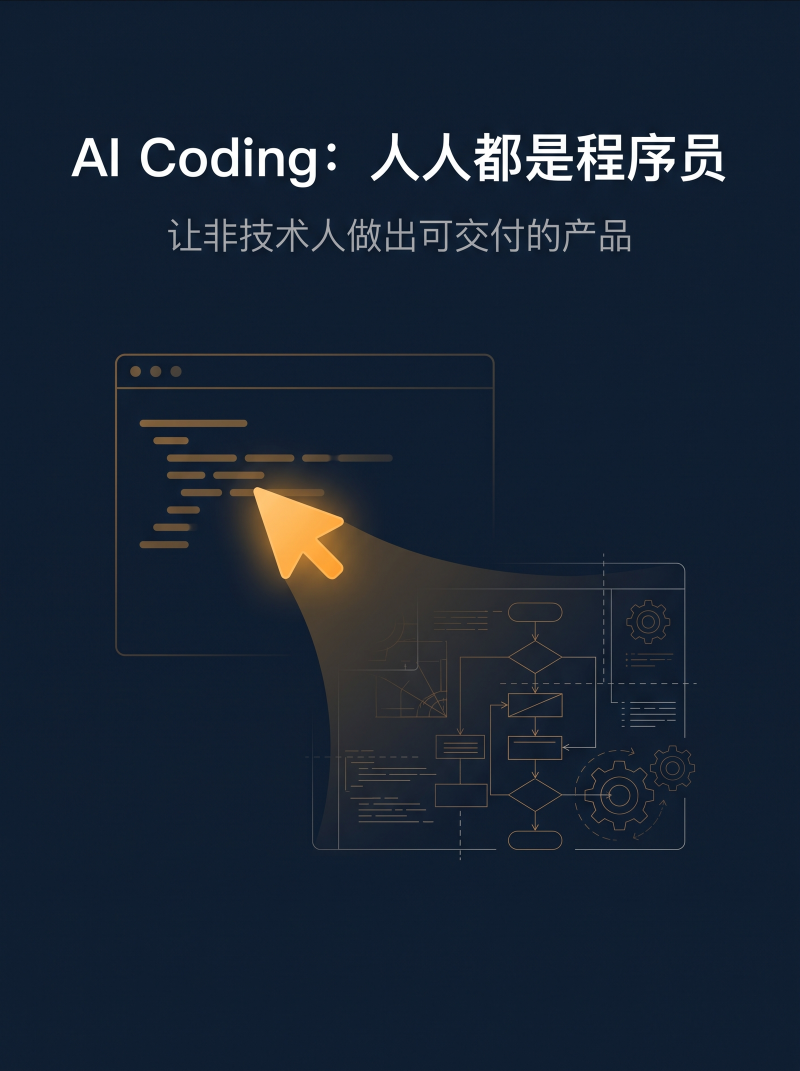
#> input picture ai-coding/promotion/cover.png, 1600 x 2142 px, found by its file name (shown at 1/2 size)
$ python gen_covers.py
#> lines starting #> are read from the running program, lines starting #| are printed output that depends on the picture
#> in gen_one, im is the input picture: PIL image 1600x2142 RGB; mean R, G, B 23.7, 36.1, 52
#!/usr/bin/env python3
"""
多平台封面生成器。

输入:每本书的 `promotion/cover.png`(主源,1792×2400 / 1200×1800)
输出:5 个平台尺寸的 JPG 封面 + 1 个 PNG 高保真版本

策略:
  - 中心裁剪(center-crop):源图按目标比例裁掉多余部分,然后 resize
    → 适合 KDP / Apple Books 这类"封面必须填满整图"的平台
  - 长边填充(long-side-fit + pad):保持原图全部内容,白边填充
    → 适合 微信读书 / 豆瓣 这类"可接受白边"的平台
  - 默认 KDP/Apple 用 center-crop;微信/豆瓣/通用 用 long-side-fit

输出目录:`<book>/promotion/cover_<platform>.{jpg,png}`

依赖:Pillow (pip install pillow)
"""
from __future__ import annotations

import os
from pathlib import Path
from typing import Tuple

from PIL import Image

ROOT = Path("/Users/shike/Desktop/code/books")

# 平台规格:(平台名, 宽 W, 高 H, 策略, 格式)
PLATFORMS = [
    ("kdp", 1600, 2560, "crop", "jpg"),       # KDP Kindle (1:1.6)
    ("apple", 1400, 1873, "crop", "jpg"),     # Apple Books (1:1.34)
    ("wechat", 600, 800, "fit", "jpg"),       # 微信读书 (3:4)
    ("douban", 600, 800, "fit", "jpg"),       # 豆瓣阅读 (3:4)
    ("web", 800, 1200, "fit", "png"),         # 通用 web (2:3, PNG 无损)
]

BOOKS = ["ai-coding", "fde", "workbuddy"]


def center_crop_to_ratio(im: Image.Image, target_w: int, target_h: int) -> Image.Image:
    """按目标比例中心裁剪,然后 resize 到精确尺寸。"""
#> called with target_w = 1600, target_h = 2560
    src_w, src_h = im.size
#> src_w = 1600; src_h = 2142
    target_ratio = target_h / target_w
    src_ratio = src_h / src_w
#> src_ratio = 1.34

    if src_ratio > target_ratio:
        # 源图更"瘦高",按宽度裁 → 裁掉上下
        new_w = src_w
        new_h = int(src_w * target_ratio)
        top = (src_h - new_h) // 2
        im = im.crop((0, top, src_w, top + new_h))
    else:
        # 源图更"宽矮",按高度裁 → 裁掉左右
        new_h = src_h
#> new_h = 2142
        new_w = int(src_h / target_ratio)
#> new_w = 1338
        left = (src_w - new_w) // 2
#> left = 131
        im = im.crop((left, 0, left + new_w, src_h))
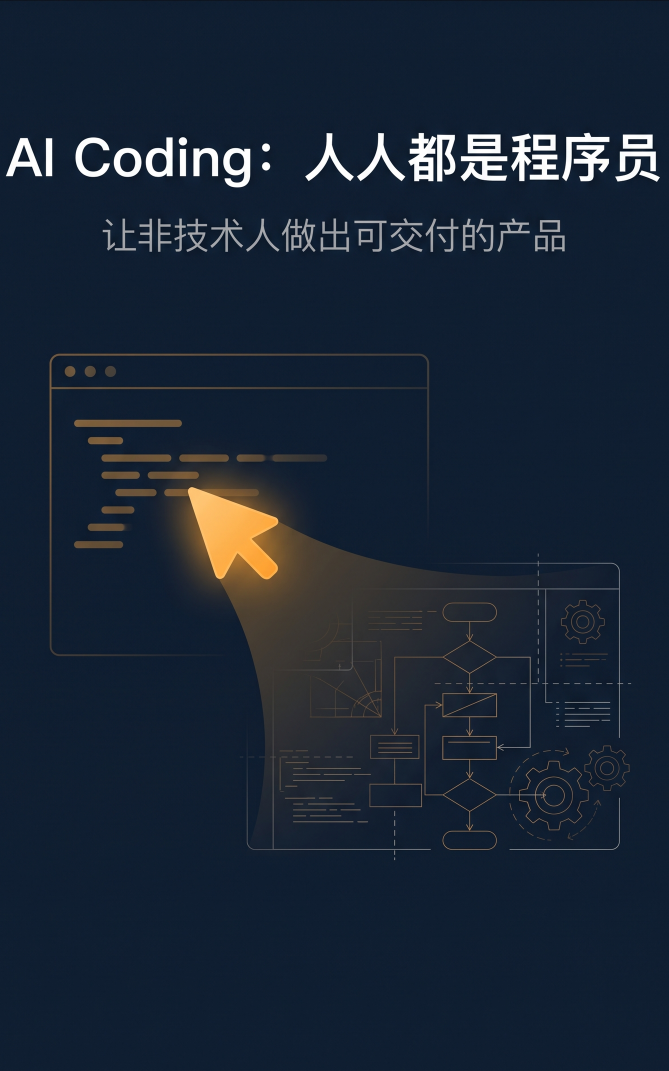
#> im: PIL image 1338x2142 RGB (shown at 1/2 size); mean R, G, B 25.4, 37.3, 52.7

    return im.resize((target_w, target_h), Image.LANCZOS)


def fit_with_pad(im: Image.Image, target_w: int, target_h: int, pad_color=(255, 255, 255)) -> Image.Image:
    """长边缩放,白边填充到精确尺寸。保留全部内容。"""
    src_w, src_h = im.size
    target_ratio = target_h / target_w
    src_ratio = src_h / src_w

    if src_ratio > target_ratio:
        # 源图更瘦高 → 按宽度缩放
        new_w = target_w
        new_h = int(target_w * src_ratio)
    else:
        # 源图更宽矮 → 按高度缩放
        new_h = target_h
        new_w = int(target_h / src_ratio)

    im_resized = im.resize((new_w, new_h), Image.LANCZOS)
    canvas = Image.new("RGB", (target_w, target_h), pad_color)
    canvas.paste(im_resized, ((target_w - new_w) // 2, (target_h - new_h) // 2))
    return canvas


def gen_one(book: str, platform: str, w: int, h: int, strategy: str, fmt: str) -> Tuple[Path, int]:
    src = ROOT / book / "promotion" / "cover.png"
    if not src.exists():
        raise FileNotFoundError(f"源文件不存在: {src}")

    im = Image.open(src).convert("RGB")

    if strategy == "crop":
        out_im = center_crop_to_ratio(im, w, h)
    elif strategy == "fit":
        out_im = fit_with_pad(im, w, h)
    else:
        raise ValueError(f"未知策略: {strategy}")

    ext = "jpg" if fmt == "jpg" else "png"
    out = ROOT / book / "promotion" / f"cover_{platform}.{ext}"

    save_kwargs = {}
    if fmt == "jpg":
        save_kwargs = {"quality": 95, "optimize": True, "progressive": True}

    out_im.save(out, **save_kwargs)
    return out, out.stat().st_size


def main():
    print("=" * 70)
    print(f"{'多平台封面生成器':^70}")
    print("=" * 70)

    total = 0
    for book in BOOKS:
        print(f"\n📚 {book}")
        for platform, w, h, strategy, fmt in PLATFORMS:
            try:
                out, size = gen_one(book, platform, w, h, strategy, fmt)
                size_kb = round(size / 1024, 1)
                strategy_zh = "中心裁剪" if strategy == "crop" else "长边填充"
                print(f"   ✅ {platform:<8} {w}×{h:<5} {fmt.upper():<3} {strategy_zh:<6} {size_kb:>7.1f} KB → {out.relative_to(ROOT)}")
                total += 1
            except FileNotFoundError as e:
                print(f"   ❌ {platform}: {e}")
            except Exception as e:
                print(f"   ❌ {platform}: {type(e).__name__}: {e}")

    print(f"\n{'=' * 70}")
    print(f"  生成完成: {total} / {len(BOOKS) * len(PLATFORMS)}")
    print(f"{'=' * 70}")


if __name__ == "__main__":
    main()
